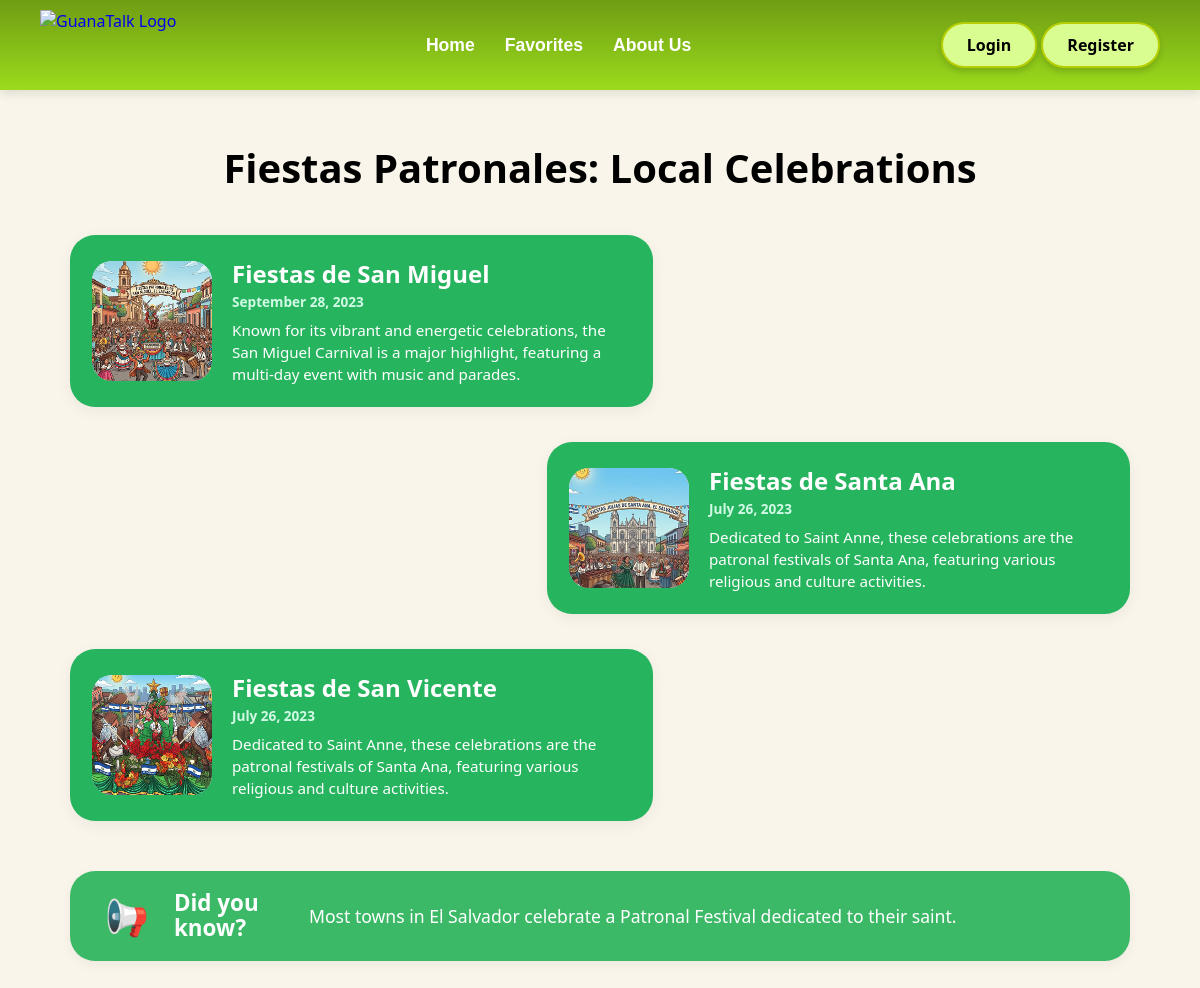
Screenshot of /fiestas-patronales.php with the database file from the repository.
### tables this page shows
CREATE TABLE `sub_tradiciones` (
  `id` int(11) NOT NULL,
  `tradicion_id` int(11) NOT NULL,
  `nombre` varchar(150) NOT NULL,
  `fecha` varchar(50) NOT NULL,
  `descripcion` text NOT NULL,
  `imagen` varchar(255) NOT NULL
);

### fiestas-patronales.php (the view, shortened to what this page needs)
<?php
include("php/conexion.php");
$query_elementos = "SELECT * FROM sub_tradiciones WHERE tradicion_id = 1";
$resultado = $conn->query($query_elementos);
?>
<!DOCTYPE html>
<html lang="es">
    <head>
        <link rel="stylesheet" href="styles/fiestas-patronaless.css">
        <link rel="stylesheet" href="styles/navbar.css">
    </head>
    <body>
     <?php include("components/navbar.php"); ?>
        <main class="fiestas-container">
            <h1 class="page-title">Fiestas Patronales: Local Celebrations</h1>
            <section class="zigzag-wrapper">
                <?php
                if ($resultado && $resultado->num_rows > 0) {
                    $contador = 0;
                    while ($fila = $resultado->fetch_assoc()) {
                        $alineacion = ($contador % 2 == 0) ? 'row-left' : 'row-right';
                        ?>
                        <div class="zigzag-row <?php echo $alineacion; ?>">
                            <div class="green-card-horizontal">
                                <img src="img/<?php echo $fila['imagen']; ?>" alt="<?php echo $fila['nombre']; ?>" class="card-thumb">
                                <div class="card-details">
                                <h2><?php echo $fila['nombre']; ?></h2>
                                <span class="card-date"><?php echo $fila['fecha']; ?></span>
                                <p><?php echo $fila['descripcion']; ?></p>
                                </div>
                            </div>
                        </div>
                        <?php
                        $contador++;
                    }
                } else {
                    echo "<p style='text-align:center;'>No se encontraron celebraciones en la base de datos.</p>";
                }
                ?>
            </section>
            <section class="did-you-know-banner">
                <div class="dyk-icon">📢</div>
                <div class="dyk-title">Did you<br>know?</div>
                <div class="dyk-text">Most towns in El Salvador celebrate a Patronal Festival dedicated to their saint.</div>
            </section>
        </main>
    </body>
</html>

### styles/fiestas-patronaless.css (style rules this page uses)
* { margin: 0; padding: 0; box-sizing: border-box; font-family: 'Segoe UI', Tahoma, Geneva, Verdana, sans-serif; }
body { background-color: #F9F5EB; color: #333; padding-bottom: 80px; }
.fiestas-container { max-width: 1100px; margin: 0 auto; padding: 40px 20px; }
.page-title { text-align: center; font-size: 2.5rem; font-weight: 800; color: #000000; margin-bottom: 40px; margin-top: 10px; }
.zigzag-wrapper { display: flex; flex-direction: column; gap: 35px; width: 100%; margin-bottom: 50px; }
.zigzag-row { display: flex; width: 100%; }
.row-left { justify-content: flex-start; }
.row-right { justify-content: flex-end; }
.green-card-horizontal { background-color: #27B45F; color: white; border-radius: 25px; padding: 22px; width: 55%; display: flex; align-items: center; gap: 20px; box-shadow: 0 4px 15px rgba(0, 0, 0, 0.06); }
.green-card-horizontal .card-thumb { width: 120px; height: 120px; border-radius: 20px; object-fit: cover; flex-shrink: 0; background-color: #e5e7eb; }
.card-details h2 { font-size: 1.5rem; font-weight: 700; margin-bottom: 2px; color: #ffffff; }
.card-details .card-date { display: block; font-size: 0.85rem; color: #D1FAE5; font-weight: 600; margin-bottom: 8px; }
.card-details p { font-size: 0.95rem; line-height: 1.45; color: #ffffff; }
.did-you-know-banner { background-color: #3BB966; color: white; border-radius: 25px; padding: 20px 35px; display: flex; align-items: center; gap: 25px; margin-top: 40px; box-shadow: 0 4px 12px rgba(0, 0, 0, 0.05); }
.dyk-icon { font-size: 2.2rem; }
.dyk-title { font-weight: 800; font-size: 1.4rem; line-height: 1.1; min-width: 110px; }
.dyk-text { font-size: 1.1rem; line-height: 1.4; }

### rows the page displays
sub_tradiciones: imagen (picture), nombre "Fiestas de San Miguel", fecha "September 28, 2023", descripcion "Known for its vibrant and energetic celebrations, the San Miguel Carnival is a major highlight, featuring a multi-day event with music and parades."
sub_tradiciones: imagen (picture), nombre "Fiestas de Santa Ana", fecha "July 26, 2023", descripcion "Dedicated to Saint Anne, these celebrations are the patronal festivals of Santa Ana, featuring various religious and culture activities."
sub_tradiciones: imagen (picture), nombre "Fiestas de San Vicente", fecha "July 26, 2023", descripcion "Dedicated to Saint Anne, these celebrations are the patronal festivals of Santa Ana, featuring various religious and culture activities."
